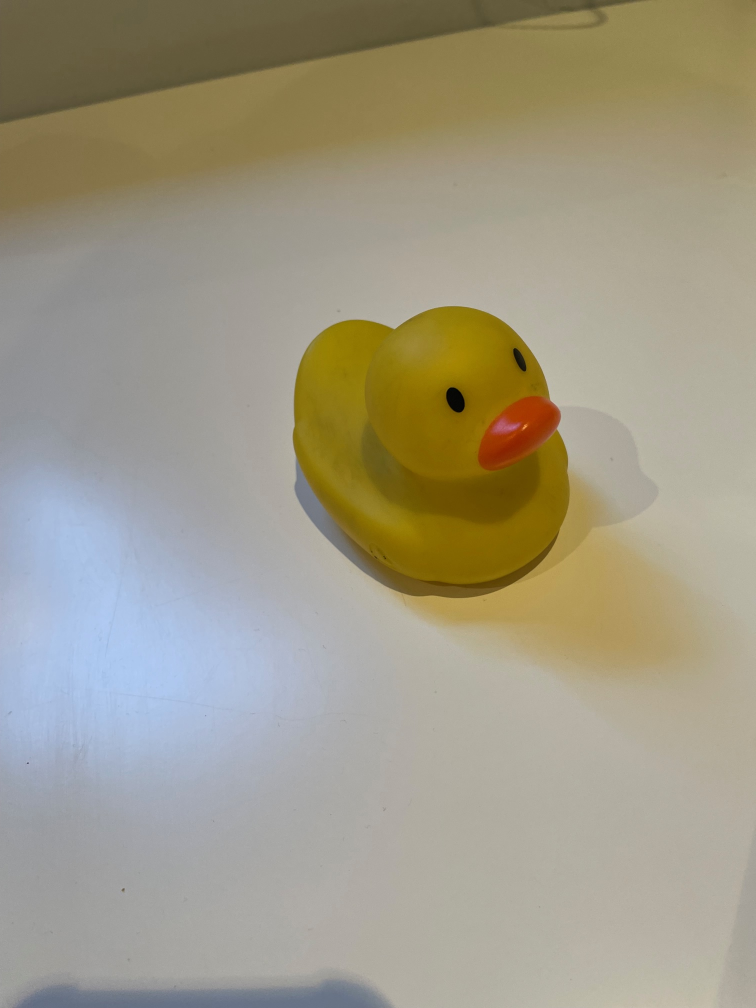
#> input picture impose_grasp/data/images/duck.jpg, 1512 x 2016 px, given in place of the camera (shown at 1/2 size)
$ python DepthCalculator.py   (older library calls are emulated)
#> lines starting #> are read from the running program, lines starting #| are printed output that depends on the picture
import cv2
import matplotlib.pyplot as plt
import time
import numpy as np

class DepthCalculator():
    def __init__(self):
        # RGB images
        self.l_img = None
        self.r_img = None

        # Grayscale images
        self.gl_img = None
        self.gr_img = None

        # Disparity image
        self.disparity_img = None

        # Depth image
        self.depth_img = None

        # Disparity parameters
        self.nDisp = 32
        self.wSize = 11
        self.lmbda = 75e3
        self.sigma = 0.5

        # Create a camera video object
        camera_index = 2
        self.cap = cv2.VideoCapture(camera_index)

        self.cap.set(cv2.CAP_PROP_BRIGHTNESS, 64)
        self.cap.set(cv2.CAP_PROP_CONTRAST, 0)

    def nothing(self, x):
        pass

    def param_gui(self):
        cv2.namedWindow('disp',cv2.WINDOW_NORMAL)
        cv2.resizeWindow('disp',600,600)

        cv2.createTrackbar('nDisp','disp',10,20,self.nothing) #10
        cv2.createTrackbar('wSize','disp',4,20,self.nothing) #7 14 19
        cv2.createTrackbar('lmbda','disp',15,20,self.nothing) #13
        cv2.createTrackbar('sigma','disp',10,20,self.nothing) #13

        while(self.get_images()):
            self.nDisp = cv2.getTrackbarPos('nDisp','disp')*16 + 16
            self.wSize = cv2.getTrackbarPos('wSize','disp')*2 + 3
            self.lmbda = cv2.getTrackbarPos('lmbda','disp')*10000 + 5000
            self.sigma = cv2.getTrackbarPos('sigma','disp')*0.1 - 0.4

            self.compute_disparity_img()

            cv2.imshow("disp",self.disparity_img)

            # Close window using esc key
            if cv2.waitKey(1) == 27:
                break

    def get_images(self):
        # Capture frame-by-frame
        ret, frame = self.cap.read()
#> frame is the input picture: shape (2016, 1512, 3); mean B, G, R 133.8, 153.4, 159.4
        # Display the resulting frame
        if ret:
            h = frame.shape[0]
#> h = 2016
            w = frame.shape[1]//2
#> w = 756

            l, r = frame[:, :w,:], frame[:, w:,:]

            self.l_img = cv2.resize(l, (w//2, h//2))
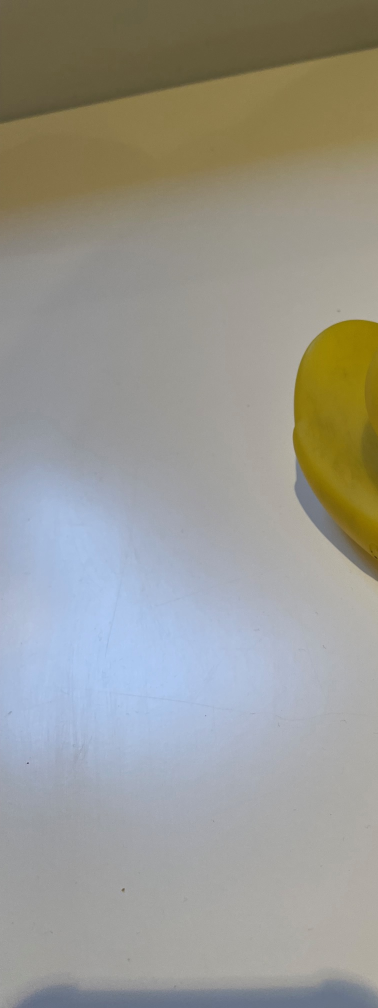
#> self.l_img: shape (1008, 378, 3); mean B, G, R 145.1, 152.1, 152.8
            self.r_img = cv2.resize(r, (w//2, h//2))
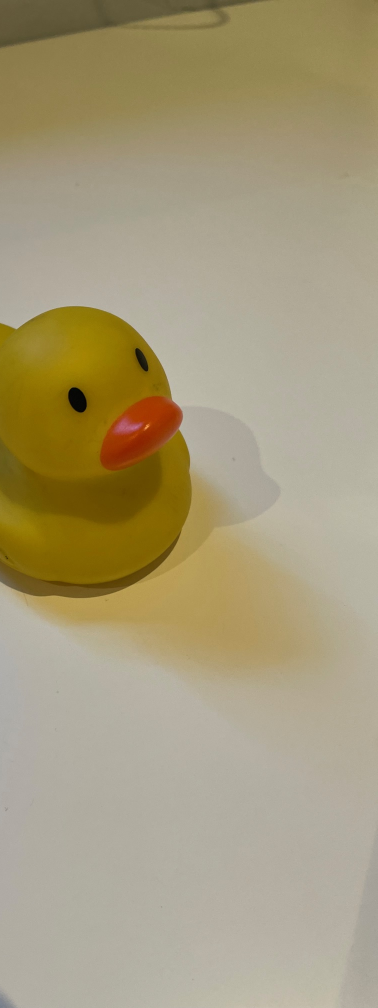
#> self.r_img: shape (1008, 378, 3); mean B, G, R 122.8, 155, 166.3

            self.gl_img = cv2.cvtColor(self.l_img,cv2.COLOR_BGR2GRAY)
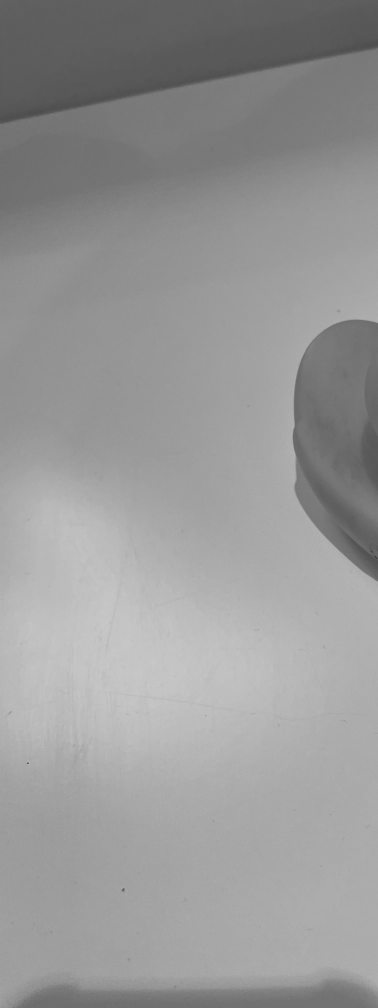
#> self.gl_img: shape (1008, 378); min 61, max 201, mean 151.5
            self.gr_img = cv2.cvtColor(self.r_img,cv2.COLOR_BGR2GRAY)
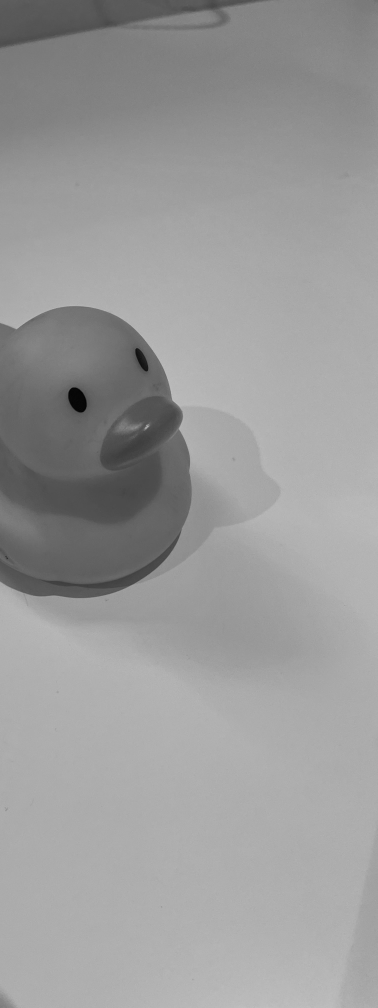
#> self.gr_img: shape (1008, 378); min 3, max 192, mean 154.7
            return True

        else:
            print("Frame not captured")
            return False

    # [27 lines left out: function take_picture, not called in this run]

    def compute_disparity_img(self):
        # Disparity settings
        window_size = self.wSize
        min_disp = 0
        num_disp = self.nDisp
        matcher_left = cv2.StereoSGBM_create(
            blockSize = 5,
            numDisparities = num_disp,
            minDisparity = min_disp,
            P1 = 8*3*window_size**2,
            P2 = 32*3*window_size**2,
            disp12MaxDiff = 1,
            uniquenessRatio = 15,
            speckleWindowSize = 0,
            speckleRange = 5,
            preFilterCap = 63,
            mode=cv2.STEREO_SGBM_MODE_SGBM_3WAY
            )
        matcher_right = cv2.ximgproc.createRightMatcher(matcher_left)

        # Filter settings
        wls_filter = cv2.ximgproc.createDisparityWLSFilter(matcher_left=matcher_left)
        wls_filter.setLambda(self.lmbda)
        wls_filter.setSigmaColor(self.sigma)

        # Disparity calculation
        displ = matcher_left.compute(self.gl_img, self.gr_img) .astype(np.float32)
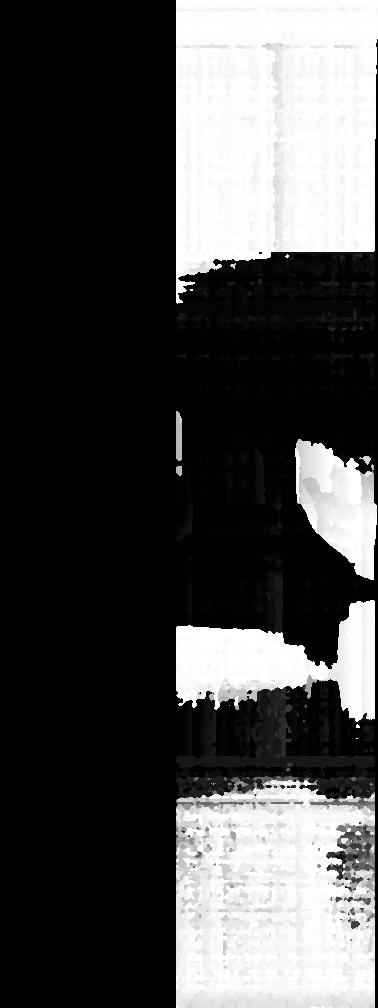
#> displ: shape (1008, 378) float32; min -16, max 2800, mean 810.2; drawn with min black and max white
        displ = np.int16(displ)
        dispr = matcher_right.compute(self.gr_img, self.gl_img) .astype(np.float32)
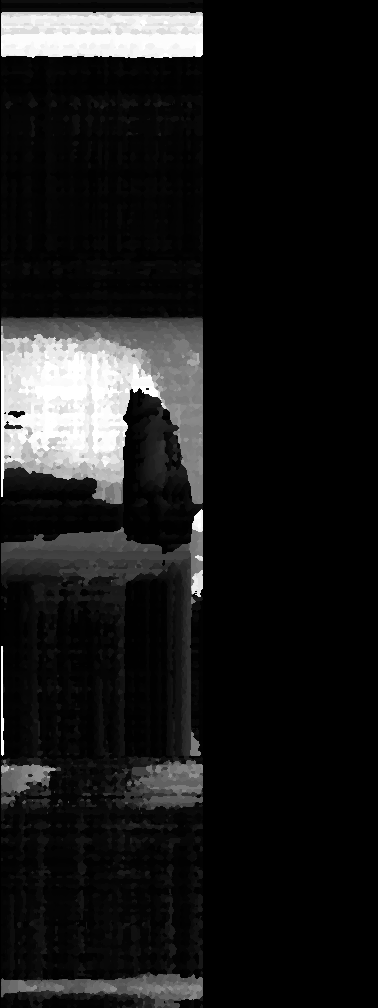
#> dispr: shape (1008, 378) float32; min -2816, max 0, mean -2521.7; drawn with min black and max white
        dispr = np.int16(dispr)

        filteredImg = wls_filter.filter(displ, self.gl_img, None, dispr)
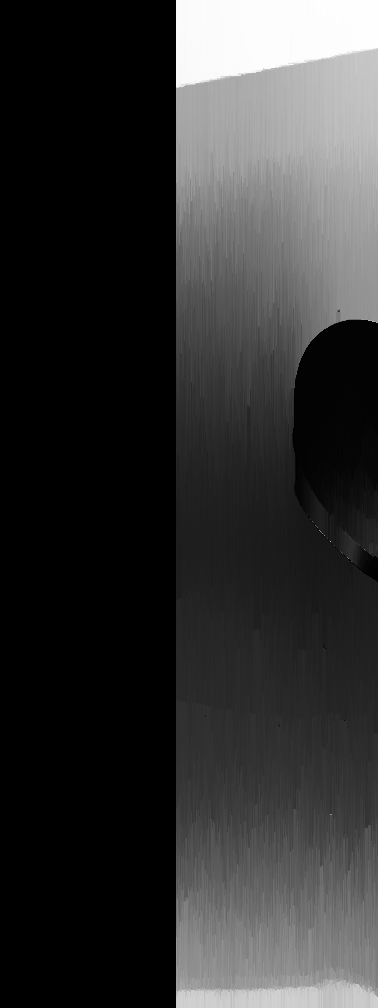
#> filteredImg: shape (1008, 378) int16; min -16, max 2766, mean 536.9; drawn with min black and max white
        filteredImg = cv2.normalize(
            src=filteredImg,
            dst=filteredImg,
            beta=1,
            alpha=255,
            norm_type=cv2.NORM_MINMAX,
            dtype=cv2.CV_8U
            )
        self.disparity_img = np.uint8(filteredImg)

    # [72 lines left out: functions compute_depth_image, get_midpoint_depth, store_disp_imgs, plot_imgs, stream_d, not called in this run]

dc = DepthCalculator()
dc.param_gui()
#> (key q is pressed here)
# dc.take_picture()
# print(dc.depth_img.shape)
# print(dc.disparity_img.shape)
